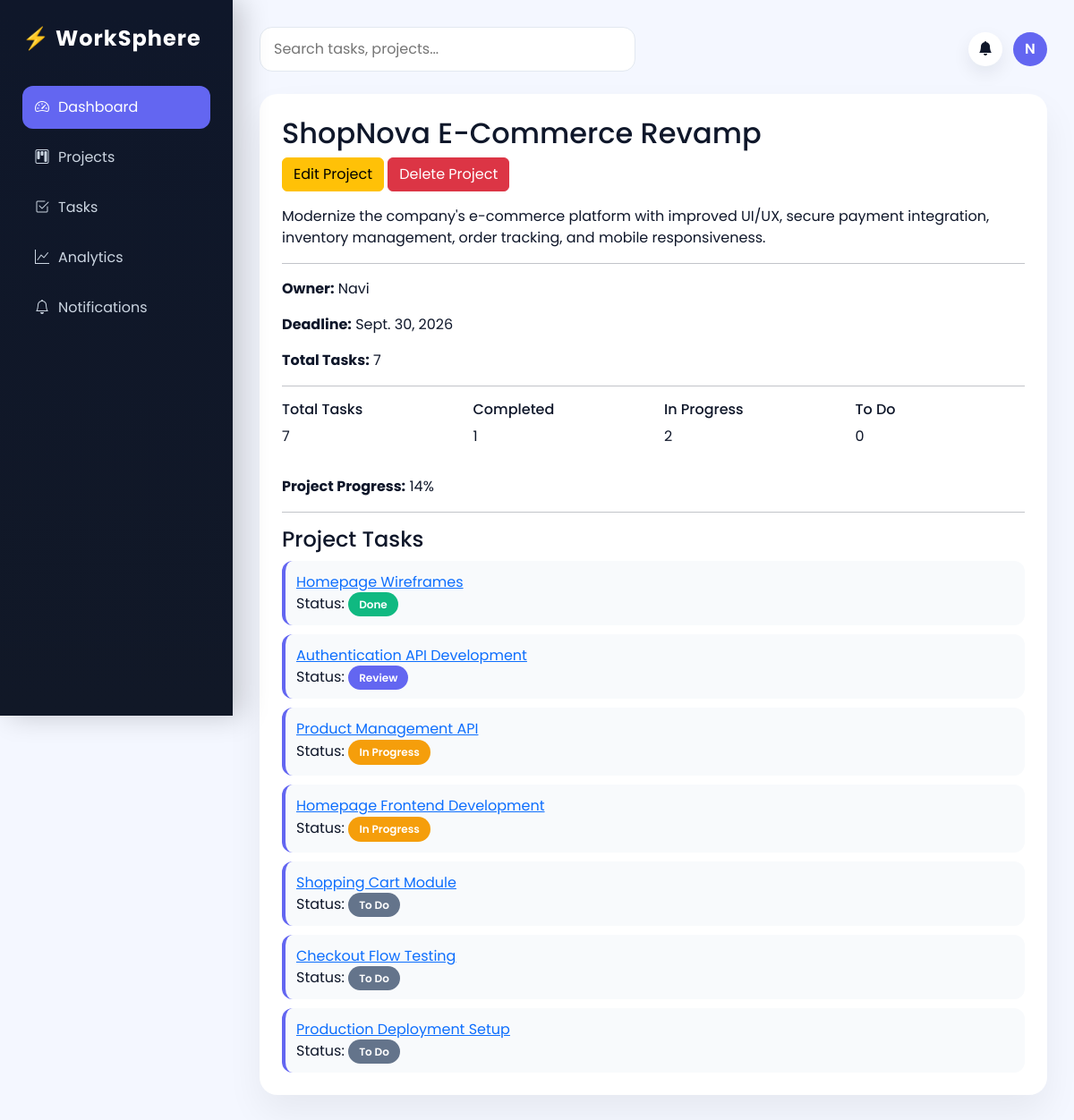
Screenshot of /projects/1/ (signed in) with the database file from the repository.
### projects/models.py (models this page shows, shortened)
class Project(models.Model):
    name = models.CharField(max_length=200)
    description = models.TextField(blank=True, null=True)
    owner = models.ForeignKey(
        settings.AUTH_USER_MODEL,
        on_delete=models.CASCADE,
        related_name='owned_projects'
    )
    members = models.ManyToManyField(
        settings.AUTH_USER_MODEL,
        blank=True,
        related_name='project_memberships'
    )
    deadline = models.DateField(null=True, blank=True)
    created_at = models.DateTimeField(auto_now_add=True)

### accounts/models.py (models this page shows)
class CustomUser(AbstractUser):
    pass

### tasks/models.py (models this page shows, shortened)
class Task(models.Model):
    STATUS_CHOICES = [
        ("Todo", "Todo"),
        ("In Progress", "In Progress"),
        ("Done", "Done"),
    ]
    PRIORITY_CHOICES = [
        ("Low", "Low"),
        ("Medium", "Medium"),
        ("High", "High"),
    ]
    project = models.ForeignKey(
        Project,
        on_delete=models.CASCADE,
        related_name="tasks"
    )
    title = models.CharField(max_length=255)
    description = models.TextField(blank=True, null=True)
    assigned_to = models.ForeignKey(
        settings.AUTH_USER_MODEL,
        on_delete=models.SET_NULL,
        null=True,
        blank=True,
        related_name="assigned_tasks"
    )
    status = models.CharField(max_length=20, choices=STATUS_CHOICES, default="Todo")
    priority = models.CharField(max_length=20, choices=PRIORITY_CHOICES, default="Medium")
    due_date = models.DateField(null=True, blank=True)
    created_at = models.DateTimeField(auto_now_add=True)

### projects/views.py (the view)
# urls.py: path('projects/<int:project_id>/',project_detail,name='project_detail'),
def project_detail(request, project_id):
    project = get_object_or_404(Project, id=project_id)
    if project.owner != request.user and request.user not in project.members.all():
        return HttpResponseForbidden("Not allowed")
    tasks = project.tasks.all()
    total_tasks = tasks.count()
    completed_tasks = tasks.filter(status="Done").count()
    inprogress_tasks = tasks.filter(status="In Progress").count()
    todo_tasks = tasks.filter(status="Todo").count()
    progress = int((completed_tasks / total_tasks) * 100) if total_tasks > 0 else 0
    return render(request, "projects/project_detail.html", {
        "project": project,
        "tasks": tasks,
        "total_tasks": total_tasks,
        "completed_tasks": completed_tasks,
        "inprogress_tasks": inprogress_tasks,
        "todo_tasks": todo_tasks,
        "progress": progress,
    })

### notifications/context_processors.py (called while the page is built)
def unread_notifications(request):
    if request.user.is_authenticated:
        return {
            "unread_notifications_count": request.user.notifications.filter(
                is_read=False
            ).count()
        }
    return {"unread_notifications_count": 0}

### templates/projects/project_detail.html
{% extends 'base.html' %}
{% block content %}
<div class="task-container">
    <h2>{{ project.name }}</h2>
    <div class="mb-3">
        <a href="{% url 'edit_project' project.id %}"
   class="btn btn-warning">
   Edit Project
</a>
        <a href="{% url 'delete_project' project.id %}"
           class="btn btn-danger">
           Delete Project
        </a>
    </div>
    <p>{{ project.description }}</p>
    <hr>
    <p>
        <b>Owner:</b>
        {{ project.owner }}
    </p>
    <p>
        <b>Deadline:</b>
        {{ project.deadline }}
    </p>
    <p>
        <b>Total Tasks:</b>
        {{ tasks.count }}
    </p>
    <hr>
<div class="row mb-3">
    <div class="col-md-3">
        <div class="info-box">
            <h6>Total Tasks</h6>
            <p>{{ total_tasks }}</p>
        </div>
    </div>
    <div class="col-md-3">
        <div class="info-box">
            <h6>Completed</h6>
            <p>{{ completed_tasks }}</p>
        </div>
    </div>
    <div class="col-md-3">
        <div class="info-box">
            <h6>In Progress</h6>
            <p>{{ inprogress_tasks }}</p>
        </div>
    </div>
    <div class="col-md-3">
        <div class="info-box">
            <h6>To Do</h6>
            <p>{{ todo_tasks }}</p>
        </div>
    </div>
</div>
<p>
    <b>Project Progress:</b>
    {{ progress }}%
</p>
    <hr>
    <h4>Project Tasks</h4>
    {% for task in tasks %}
        <div class="comment-box">
            <a href="{% url 'task_detail' task.id %}">
    {{ task.title }}
</a>
            <br>
            Status:
            <span class="status
                {% if task.status == 'To Do' %}todo{% endif %}
                {% if task.status == 'In Progress' %}progress{% endif %}
                {% if task.status == 'Review' %}review{% endif %}
                {% if task.status == 'Done' %}done{% endif %}"
                {% if task.status == 'In Progress' %}style="display:inline-flex;align-items:center;justify-content:center;width:auto;min-width:92px;height:auto;overflow:visible;padding:5px 12px;border-radius:20px;background:#f59e0b;color:white;white-space:nowrap;"{% endif %}>
                {{ task.status }}
            </span>
        </div>
    {% empty %}
        <p class="text-muted">
            No tasks available.
        </p>
    {% endfor %}
</div>
{% endblock %}

### static/css/style.css (style rules this page uses)
:root { --primary:#6366f1; --secondary:#8b5cf6; --success:#10b981; --warning:#f59e0b; --danger:#ef4444; --bg:#f4f7ff; --card:#ffffff; --text:#0f172a; --muted:#64748b; --sidebar:#0f172a; }
* { margin:0; padding:0; box-sizing:border-box; font-family:'Poppins',sans-serif; }
body { background:var(--bg); color:var(--text); }
.status { padding:5px 12px; border-radius:20px; font-size:12px; font-weight:600; color:white; }
.status.todo { background:#64748b; }
.status.progress { background:#f59e0b; }
.status.review { background:#6366f1; }
.status.done { background:#10b981; }
.task-container { background:white; padding:25px; border-radius:20px; box-shadow:0 20px 40px rgba(0,0,0,0.06); }
.comment-box { background:#f8fafc; padding:12px; border-radius:12px; margin-top:10px; border-left:4px solid var(--primary); }
.progress { width:100%; height:10px; background:#e5e7eb; border-radius:20px; overflow:hidden; margin-top:8px; }
.status.progress { display:inline-flex; align-items:center; justify-content:center; width:auto; min-width:92px; height:auto; overflow:visible; margin-top:0; padding:5px 12px; border-radius:20px; background:#f59e0b; color:white; white-space:nowrap; }

### rows the page displays
Project: name "ShopNova E-Commerce Revamp", description "Modernize the company's e-commerce platform with improved UI/UX, secure payment integration, inventory management, order tracking, and mobile responsiveness.", owner "Navi", deadline "Sept. 30, 2026"
Task: title "Homepage Wireframes", status "Done"
Task: title "Authentication API Development", status "Review"
Task: title "Product Management API", status "In Progress"
Task: title "Homepage Frontend Development", status "In Progress"
Task: title "Shopping Cart Module", status "To Do"
Task: title "Checkout Flow Testing", status "To Do"
Task: title "Production Deployment Setup", status "To Do"

### other values shown
{{ tasks.count }} "7"
{{ total_tasks }} "7"
{{ completed_tasks }} "1"
{{ inprogress_tasks }} "2"
{{ todo_tasks }} "0"
{{ progress }} "14"
